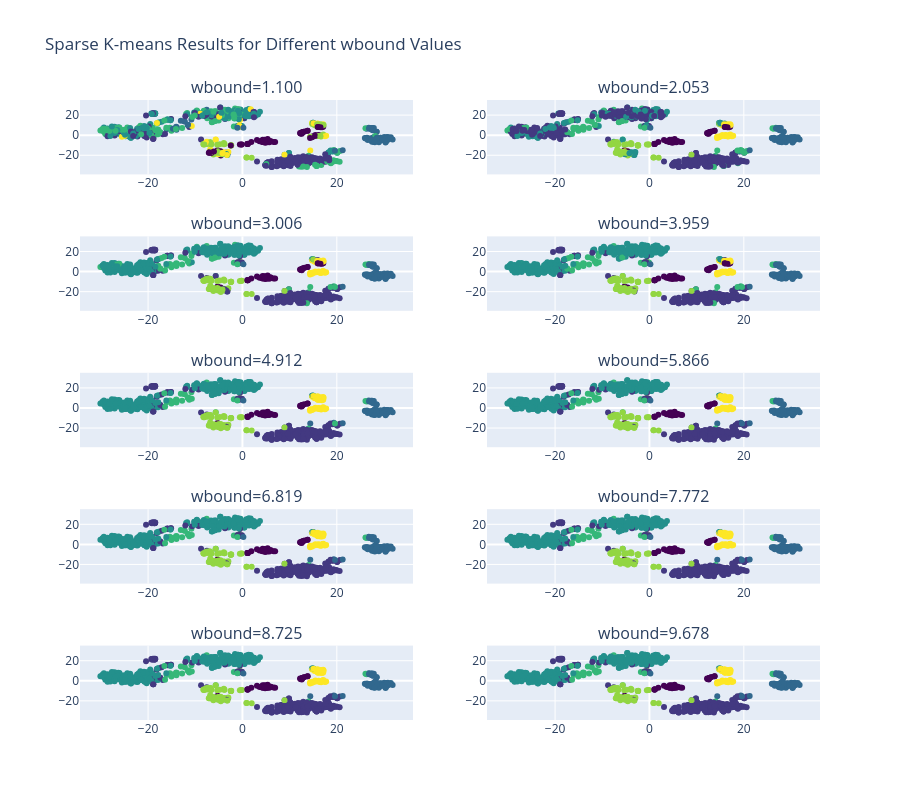

Notebook cell for this chart:
### Code cell
# Compare different wbound results
import plotly.subplots as sp

n_results = min(10, len(kmeans_result))  # Show up to 4 results
fig = sp.make_subplots(
    rows=5, cols=2,
    subplot_titles=[f'wbound={res["wbound"]:.3f}' for res in kmeans_result[:n_results]]
)

for idx in range(n_results):
    cluster_assignments = kmeans_result[idx]['cs']
    
    row = idx // 2 + 1
    col = idx % 2 + 1
    
    fig.add_trace(
        go.Scatter(
            x=x_coords,
            y=y_coords,
            mode='markers',
            marker=dict(
                color=cluster_assignments,
                colorscale='viridis',
                size=6
            ),
            text=lexical_units,
            hovertemplate='<b>%{text}</b><br>Cluster: %{marker.color}<extra></extra>',
            showlegend=False
        ),
        row=row, col=col
    )

fig.update_layout(
    height=800,
    title_text="Sparse K-means Results for Different wbound Values"
)
fig.show()

### Figure 1 — Plotly figure (JSON) as saved in the notebook; plotly's stock layout.template omitted (floating-point values rounded to 4 significant figures; data arrays with more than 128 entries replaced by an {"elided": "..."} marker saying what was removed)
{"data": [{"hovertemplate": "<b>%{text}</b><br>Cluster: %{marker.color}<extra></extra>", "marker": {"color": {"elided": "721 int values"}, "colorscale": [[0, "#440154"], [0.1111, "#482878"], [0.2222, "#3e4989"], [0.3333, "#31688e"], [0.4444, "#26828e"], [0.5556, "#1f9e89"], [0.6667, "#35b779"], [0.7778, "#6ece58"], [0.8889, "#b5de2b"], [1, "#fde725"]], "size": 6}, "mode": "markers", "showlegend": false, "text": {"elided": "721 str values"}, "type": "scatter", "x": {"elided": "721 float values"}, "xaxis": "x", "y": {"elided": "721 float values"}, "yaxis": "y"}, {"hovertemplate": "<b>%{text}</b><br>Cluster: %{marker.color}<extra></extra>", "marker": {"color": {"elided": "721 int values"}, "colorscale": [[0, "#440154"], [0.1111, "#482878"], [0.2222, "#3e4989"], [0.3333, "#31688e"], [0.4444, "#26828e"], [0.5556, "#1f9e89"], [0.6667, "#35b779"], [0.7778, "#6ece58"], [0.8889, "#b5de2b"], [1, "#fde725"]], "size": 6}, "mode": "markers", "showlegend": false, "text": {"elided": "721 str values"}, "type": "scatter", "x": {"elided": "721 float values"}, "xaxis": "x2", "y": {"elided": "721 float values"}, "yaxis": "y2"}, {"hovertemplate": "<b>%{text}</b><br>Cluster: %{marker.color}<extra></extra>", "marker": {"color": {"elided": "721 int values"}, "colorscale": [[0, "#440154"], [0.1111, "#482878"], [0.2222, "#3e4989"], [0.3333, "#31688e"], [0.4444, "#26828e"], [0.5556, "#1f9e89"], [0.6667, "#35b779"], [0.7778, "#6ece58"], [0.8889, "#b5de2b"], [1, "#fde725"]], "size": 6}, "mode": "markers", "showlegend": false, "text": {"elided": "721 str values"}, "type": "scatter", "x": {"elided": "721 float values"}, "xaxis": "x3", "y": {"elided": "721 float values"}, "yaxis": "y3"}, {"hovertemplate": "<b>%{text}</b><br>Cluster: %{marker.color}<extra></extra>", "marker": {"color": {"elided": "721 int values"}, "colorscale": [[0, "#440154"], [0.1111, "#482878"], [0.2222, "#3e4989"], [0.3333, "#31688e"], [0.4444, "#26828e"], [0.5556, "#1f9e89"], [0.6667, "#35b779"], [0.7778, "#6ece58"], [0.8889, "#b5de2b"], [1, "#fde725"]], "size": 6}, "mode": "markers", "showlegend": false, "text": {"elided": "721 str values"}, "type": "scatter", "x": {"elided": "721 float values"}, "xaxis": "x4", "y": {"elided": "721 float values"}, "yaxis": "y4"}, {"hovertemplate": "<b>%{text}</b><br>Cluster: %{marker.color}<extra></extra>", "marker": {"color": {"elided": "721 int values"}, "colorscale": [[0, "#440154"], [0.1111, "#482878"], [0.2222, "#3e4989"], [0.3333, "#31688e"], [0.4444, "#26828e"], [0.5556, "#1f9e89"], [0.6667, "#35b779"], [0.7778, "#6ece58"], [0.8889, "#b5de2b"], [1, "#fde725"]], "size": 6}, "mode": "markers", "showlegend": false, "text": {"elided": "721 str values"}, "type": "scatter", "x": {"elided": "721 float values"}, "xaxis": "x5", "y": {"elided": "721 float values"}, "yaxis": "y5"}, {"hovertemplate": "<b>%{text}</b><br>Cluster: %{marker.color}<extra></extra>", "marker": {"color": {"elided": "721 int values"}, "colorscale": [[0, "#440154"], [0.1111, "#482878"], [0.2222, "#3e4989"], [0.3333, "#31688e"], [0.4444, "#26828e"], [0.5556, "#1f9e89"], [0.6667, "#35b779"], [0.7778, "#6ece58"], [0.8889, "#b5de2b"], [1, "#fde725"]], "size": 6}, "mode": "markers", "showlegend": false, "text": {"elided": "721 str values"}, "type": "scatter", "x": {"elided": "721 float values"}, "xaxis": "x6", "y": {"elided": "721 float values"}, "yaxis": "y6"}, {"hovertemplate": "<b>%{text}</b><br>Cluster: %{marker.color}<extra></extra>", "marker": {"color": {"elided": "721 int values"}, "colorscale": [[0, "#440154"], [0.1111, "#482878"], [0.2222, "#3e4989"], [0.3333, "#31688e"], [0.4444, "#26828e"], [0.5556, "#1f9e89"], [0.6667, "#35b779"], [0.7778, "#6ece58"], [0.8889, "#b5de2b"], [1, "#fde725"]], "size": 6}, "mode": "markers", "showlegend": false, "text": {"elided": "721 str values"}, "type": "scatter", "x": {"elided": "721 float values"}, "xaxis": "x7", "y": {"elided": "721 float values"}, "yaxis": "y7"}, {"hovertemplate": "<b>%{text}</b><br>Cluster: %{marker.color}<extra></extra>", "marker": {"color": {"elided": "721 int values"}, "colorscale": [[0, "#440154"], [0.1111, "#482878"], [0.2222, "#3e4989"], [0.3333, "#31688e"], [0.4444, "#26828e"], [0.5556, "#1f9e89"], [0.6667, "#35b779"], [0.7778, "#6ece58"], [0.8889, "#b5de2b"], [1, "#fde725"]], "size": 6}, "mode": "markers", "showlegend": false, "text": {"elided": "721 str values"}, "type": "scatter", "x": {"elided": "721 float values"}, "xaxis": "x8", "y": {"elided": "721 float values"}, "yaxis": "y8"}, {"hovertemplate": "<b>%{text}</b><br>Cluster: %{marker.color}<extra></extra>", "marker": {"color": {"elided": "721 int values"}, "colorscale": [[0, "#440154"], [0.1111, "#482878"], [0.2222, "#3e4989"], [0.3333, "#31688e"], [0.4444, "#26828e"], [0.5556, "#1f9e89"], [0.6667, "#35b779"], [0.7778, "#6ece58"], [0.8889, "#b5de2b"], [1, "#fde725"]], "size": 6}, "mode": "markers", "showlegend": false, "text": {"elided": "721 str values"}, "type": "scatter", "x": {"elided": "721 float values"}, "xaxis": "x9", "y": {"elided": "721 float values"}, "yaxis": "y9"}, {"hovertemplate": "<b>%{text}</b><br>Cluster: %{marker.color}<extra></extra>", "marker": {"color": {"elided": "721 int values"}, "colorscale": [[0, "#440154"], [0.1111, "#482878"], [0.2222, "#3e4989"], [0.3333, "#31688e"], [0.4444, "#26828e"], [0.5556, "#1f9e89"], [0.6667, "#35b779"], [0.7778, "#6ece58"], [0.8889, "#b5de2b"], [1, "#fde725"]], "size": 6}, "mode": "markers", "showlegend": false, "text": {"elided": "721 str values"}, "type": "scatter", "x": {"elided": "721 float values"}, "xaxis": "x10", "y": {"elided": "721 float values"}, "yaxis": "y10"}], "layout": {"annotations": [{"font": {"size": 16}, "showarrow": false, "text": "wbound=1.100", "x": 0.225, "xanchor": "center", "xref": "paper", "y": 1, "yanchor": "bottom", "yref": "paper"}, {"font": {"size": 16}, "showarrow": false, "text": "wbound=2.053", "x": 0.775, "xanchor": "center", "xref": "paper", "y": 1, "yanchor": "bottom", "yref": "paper"}, {"font": {"size": 16}, "showarrow": false, "text": "wbound=3.006", "x": 0.225, "xanchor": "center", "xref": "paper", "y": 0.78, "yanchor": "bottom", "yref": "paper"}, {"font": {"size": 16}, "showarrow": false, "text": "wbound=3.959", "x": 0.775, "xanchor": "center", "xref": "paper", "y": 0.78, "yanchor": "bottom", "yref": "paper"}, {"font": {"size": 16}, "showarrow": false, "text": "wbound=4.912", "x": 0.225, "xanchor": "center", "xref": "paper", "y": 0.56, "yanchor": "bottom", "yref": "paper"}, {"font": {"size": 16}, "showarrow": false, "text": "wbound=5.866", "x": 0.775, "xanchor": "center", "xref": "paper", "y": 0.56, "yanchor": "bottom", "yref": "paper"}, {"font": {"size": 16}, "showarrow": false, "text": "wbound=6.819", "x": 0.225, "xanchor": "center", "xref": "paper", "y": 0.34, "yanchor": "bottom", "yref": "paper"}, {"font": {"size": 16}, "showarrow": false, "text": "wbound=7.772", "x": 0.775, "xanchor": "center", "xref": "paper", "y": 0.34, "yanchor": "bottom", "yref": "paper"}, {"font": {"size": 16}, "showarrow": false, "text": "wbound=8.725", "x": 0.225, "xanchor": "center", "xref": "paper", "y": 0.12, "yanchor": "bottom", "yref": "paper"}, {"font": {"size": 16}, "showarrow": false, "text": "wbound=9.678", "x": 0.775, "xanchor": "center", "xref": "paper", "y": 0.12, "yanchor": "bottom", "yref": "paper"}], "height": 800, "title": {"text": "Sparse K-means Results for Different wbound Values"}, "xaxis": {"anchor": "y", "domain": [0, 0.45]}, "xaxis10": {"anchor": "y10", "domain": [0.55, 1]}, "xaxis2": {"anchor": "y2", "domain": [0.55, 1]}, "xaxis3": {"anchor": "y3", "domain": [0, 0.45]}, "xaxis4": {"anchor": "y4", "domain": [0.55, 1]}, "xaxis5": {"anchor": "y5", "domain": [0, 0.45]}, "xaxis6": {"anchor": "y6", "domain": [0.55, 1]}, "xaxis7": {"anchor": "y7", "domain": [0, 0.45]}, "xaxis8": {"anchor": "y8", "domain": [0.55, 1]}, "xaxis9": {"anchor": "y9", "domain": [0, 0.45]}, "yaxis": {"anchor": "x", "domain": [0.88, 1]}, "yaxis10": {"anchor": "x10", "domain": [0, 0.12]}, "yaxis2": {"anchor": "x2", "domain": [0.88, 1]}, "yaxis3": {"anchor": "x3", "domain": [0.66, 0.78]}, "yaxis4": {"anchor": "x4", "domain": [0.66, 0.78]}, "yaxis5": {"anchor": "x5", "domain": [0.44, 0.56]}, "yaxis6": {"anchor": "x6", "domain": [0.44, 0.56]}, "yaxis7": {"anchor": "x7", "domain": [0.22, 0.34]}, "yaxis8": {"anchor": "x8", "domain": [0.22, 0.34]}, "yaxis9": {"anchor": "x9", "domain": [0, 0.12]}}}
